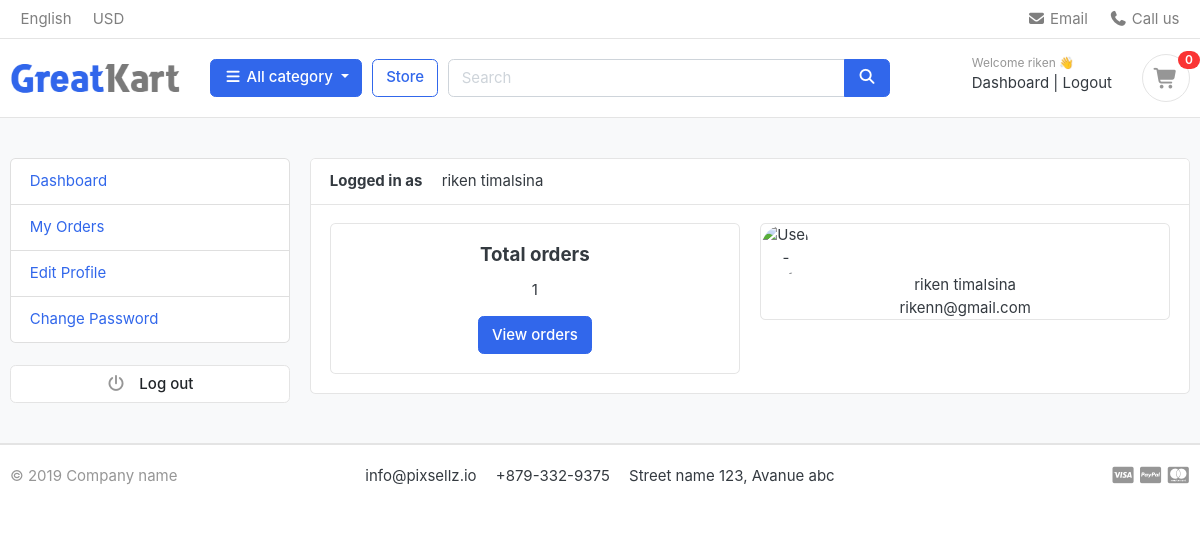
The app's page /accounts/dashboard/ (signed in) with its own data.
### accounts/models.py (models this page shows, shortened)
class Account(AbstractBaseUser):
    first_name = models.CharField(max_length=50)
    last_name = models.CharField(max_length=50)
    username = models.CharField(max_length=50, unique= True)
    email = models.EmailField(max_length=100,  unique=True)
    phone_number = models.CharField(max_length=50)
    date_joined = models.DateTimeField(auto_now_add=True)
    last_login = models.DateTimeField(auto_now_add=True)
    is_admin = models.BooleanField(default=False)
    is_staff = models.BooleanField(default=False)
    is_active = models.BooleanField(default=False)
    is_superadmin = models.BooleanField(default=False)
    USERNAME_FIELD = 'email'
    REQUIRED_FIELDS = ['username','first_name','last_name']
    objects = MyAccountManager()

### accounts/views.py (the view)
# urls.py: path('dashboard/', views.dashboard, name = 'dashboard'),
@login_required(login_url='login')
def dashboard(request):
    orders = Order.objects.order_by('-created_at').filter(user_id=request.user.id, is_ordered=True)
    orders_count = orders.count()
    userprofile, created = UserProfile.objects.get_or_create(user=request.user)
    context = {
        'orders': orders,
        'orders_count': orders_count,
        'userprofile': userprofile,
    }
    return render(request, 'accounts/dashboard.html', context)

### carts/context_processor.py (called while the page is built)
def counter(request):
    cart_count = 0
    if 'admin' in request.path:
        return {}
    try:
        if request.user.is_authenticated:
            cart_items = CartItem.objects.filter(user=request.user, is_active=True)
        else:
            cart = Cart.objects.get(cart_id=_cart_id(request))
            cart_items = CartItem.objects.filter(cart=cart, is_active=True)
        for cart_item in cart_items:
            cart_count += cart_item.quantity
    except Cart.DoesNotExist:
        cart_count = 0
    return dict(cart_count=cart_count)

### category/context_processor.py (called while the page is built)
def menu_links(request):
    links = Category.objects.all()
    return dict(links=links)

### category/models.py (called while the page is built)
    def get_url(self):
        return reverse('products_by_category', args=[self.slug])

### templates/accounts/dashboard.html (shortened to what this page needs)
{% extends 'base.html' %} {% load static%} {% block content %}
<section class="section-conten padding-y bg">
  <div class="container">
    <div class="row">
      {% include 'includes/dashboard_sidebar.html' %}
      <main class="col-md-9">
        <article class="card">
          <header class="card-header">
            <strong class="d-inline-block mr-3">Logged in as</strong>
            <span>{{ user.first_name }} {{ user.last_name }}</span>
          </header>
          <div class="card-body">
            <div class="row">
              <div class="col-md-6" style="text-align: center">
                <div class="card">
                  <div class="card-body">
                    <h5 class="card-title">Total orders</h5>
                    <p class="card-text">{{ orders_count }}</p>
                    <a href="#" class="btn btn-primary">View orders</a>
                  </div>
                </div>
              </div>
              <div class="col-md-6">
                <div class="card" style="text-align: center">
                  {% if userprofile.profile_picture %}
                  <img
                    src="{{ userprofile.profile_picture.url }}"
                    alt="User-profile-picture"
                    width="50"
                    height="50"
                    class="avatar"
                    style="border-radius: 50%"
                  />
                  {% else %}
                  <img
                    src="https://www.w3schools.com/howto/img_avatar.png"
                    alt="User-profile-picture"
                    width="50"
                    height="50"
                    class="avatar"
                    style="border-radius: 50%"
                  />
                  {% endif %}
                  <p class="mb-0">{{ user.first_name }} {{ user.last_name }}</p>
                  <p class="mb-0">{{ user.email }}</p>
                </div>
              </div>
            </div>
          </div>
        </article>
      </main>
    </div>
  </div>
</section>
{% endblock content %}

### templates/includes/navbar.html (shortened to what this page needs)
{% load static %}
<header class="section-header">
  <nav class="navbar p-md-0 navbar-expand-sm navbar-light border-bottom">
    <div class="container">
      <div class="collapse navbar-collapse" id="navbarTop4">
        <ul class="navbar-nav mr-auto">
          <li class="nav-item dropdown">
            <a href="#" class="nav-link"> English </a>
          </li>
          <li class="nav-item dropdown">
            <a href="#" class="nav-link"> USD </a>
          </li>
        </ul>
        <ul class="navbar-nav">
          <li>
            <a href="#" class="nav-link">
              <i class="fa fa-envelope"></i> Email
            </a>
          </li>
          <li>
            <a href="#" class="nav-link">
              <i class="fa fa-phone"></i> Call us
            </a>
          </li>
        </ul>
      </div>
    </div>
  </nav>
  <section class="header-main border-bottom">
    <div class="container">
      <div class="row align-items-center">
        <div class="col-lg-2 col-md-3 col-6">
          <a href="{% url 'home' %}" class="brand-wrap">
            <img class="logo" src="{% static './images/logo.png' %}" />
          </a>
        </div>
        <div class="col-lg col-sm col-md col-6 flex-grow-0">
          <div class="category-wrap dropdown d-inline-block float-right">
            <button
              type="button"
              class="btn btn-primary dropdown-toggle"
              data-toggle="dropdown"
            >
              <i class="fa fa-bars"></i> All category
            </button>
          </div>
        </div>
        <a href="{% url 'store' %}" class="btn btn-outline-primary">Store</a>
        <div class="col-lg col-md-6 col-sm-12 col">
          <form action="{% url 'search' %}" method = 'GET' class="search">
            <div class="input-group w-100">
              <input type="text" class="form-control" style="width: 60%" placeholder="Search" name = 'keyword'>
              <div class="input-group-append">
                <button class="btn btn-primary" type="submit">
                  <i class="fa fa-search"></i>
                </button>
              </div>
            </div>
          </form>
        </div>
        <div class="col-lg-3 col-sm-6 col-8 order-2 order-lg-3">
          <div class="d-flex justify-content-end mb-3 mb-lg-0">
              {% if user.is_authenticated %}
              <div class="widget-header">
                <small class="title text-muted">Welcome {{ user.first_name }} 👋</small>
                <div>
                  <a href="{% url 'dashboard' %}">Dashboard</a>
                  <span class="dark-transp"> | </span>
                  <a href="{% url 'logout' %}">Logout</a>
                </div>
              </div>
              {% endif %}
            <a href="{% url 'cart' %}" class="widget-header pl-3 ml-3">
              <div class="icon icon-sm rounded-circle border">
                <i class="fa fa-shopping-cart"></i>
              </div>
              <span class="badge badge-pill badge-danger notify">{{cart_count}}</span>
            </a>
          </div>
        </div>
      </div>
    </div>
  </section>
</header>

### static/css/ui.css (style rules this page uses)
html { font-family: "Inter", sans-serif; font-size: 15px; }
.icon-xs, .icon-sm, .icon-md, .icon-lg { display: inline-block; text-align: center; flex-shrink: 0; flex-grow: 0; }
.icon-sm { width: 48px; height: 48px; line-height: 48px !important; font-size: 20px; }
.padding-y { padding-top: 40px; padding-bottom: 40px; }
article:after, .form-group:after { display: block; clear: both; content: ""; }
.bg { background-color: #f8f9fa; }
.header-main { position: relative; padding-top: 1rem; padding-bottom: 1rem; }
.brand-wrap .logo, .navbar-brand .logo { margin-right: 7px; max-height: 42px; display: inline-block; }
.widget-header { display: inline-block; vertical-align: middle; position: relative; }
.widget-header a { color: #343a40; }
.widget-header i { color: #969696; }
.widget-header .title { display: block; }
.widget-header .notify { position: absolute; top: -3px; right: -10px; }
.notify { position: absolute; top: -4px; right: -10px; display: inline-block; padding: 0.25em 0.6em; font-size: 12px; line-height: 1; text-align: center; border-radius: 3rem; color: #fff; background-color: #fa3434; }

### records on screen
Account: first_name "riken", last_name "timalsina", email "rikenn@gmail.com"

### other values on screen
{{ cart_count }} "0"
{{ orders_count }} "1"
